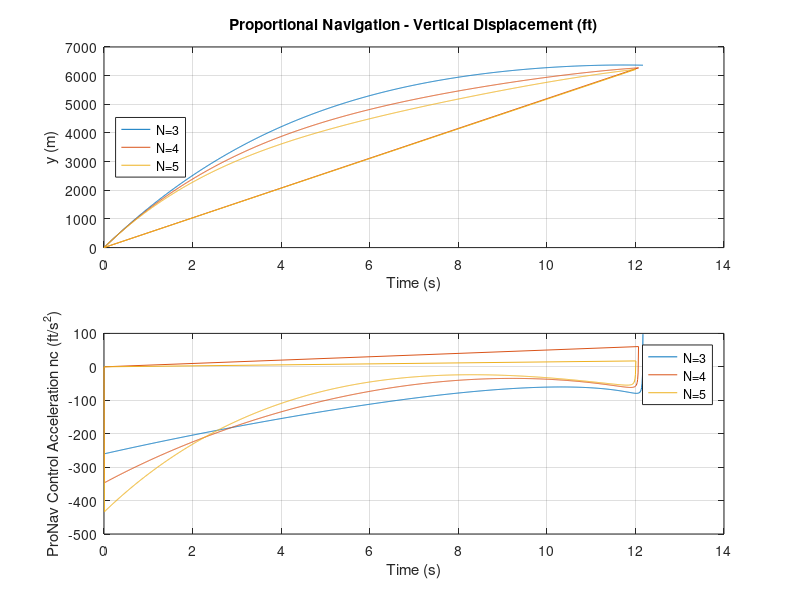
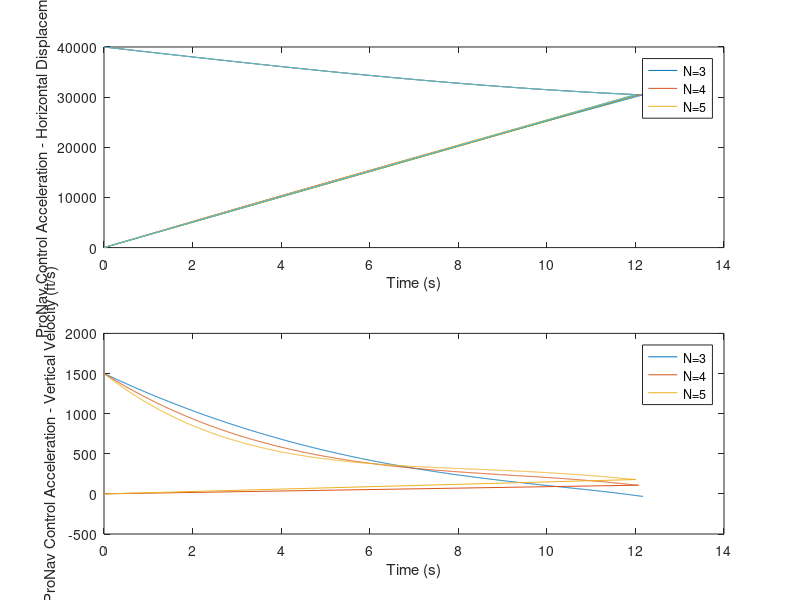
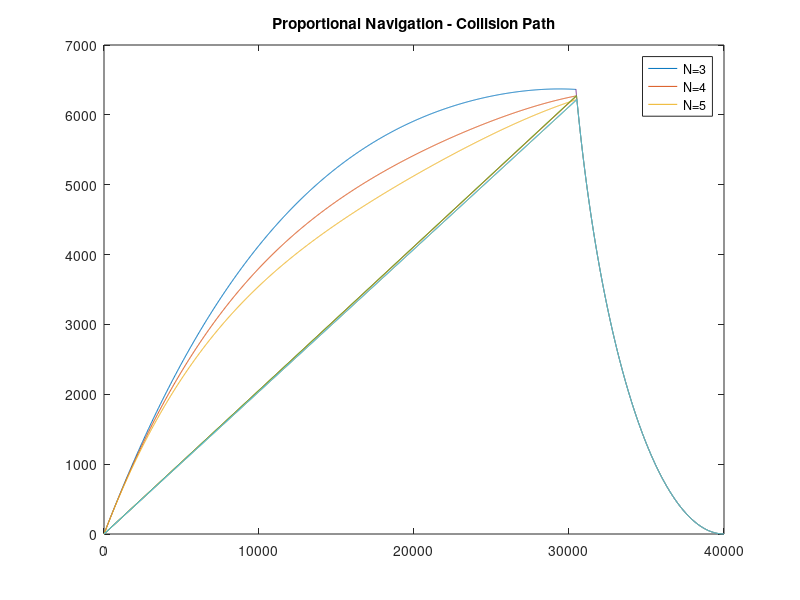

The MATLAB script that drew these images, in order:
close all
clear
g = 32.174;         % gravitational accel
% Simulation parameters
nt = 3 * g;         % acceleration of target
Nvalues = [3 4 5];  % guidance gain
he = deg2rad(30);   % heading error
augmented = true;
dt = 0.01;
dtfine = 0.0001;

% Constants
vm = 3000;      % Missile velocity (ft/s)
vt = 1000;      % Target velocity (ft/s)
R0 = 40000;     % Initial range (ft)

for N = Nvalues
    % Initial conditions
    xm(1,N-2) = 0;        % Missile initial x position (ft)
    ym(1,N-2) = 0;        % Missile initial y position (ft)
    xt(1,N-2) = R0;       % Target initial x position (ft)
    yt(1,N-2) = 0;        % Target initial y position (ft)
    beta = 0;       % Target FPA
    i = 1;


    % Target velocity components
    Vtx(i,N-2) = -vt*cos(beta);
    Vty(i,N-2) = vt*sin(beta);
    
    % Relative positions
    Rx(i,N-2) = xt(i,N-2) - xm(i,N-2);
    Ry(i,N-2) = yt(i,N-2) - ym(i,N-2);
    R(i,N-2) = sqrt(Rx(i,N-2)^2 + Ry(i,N-2)^2);
    
    % calculate angles
    lambda = atan2(Ry(i,N-2),Rx(i,N-2));
    L = asin(vt*sin(beta+lambda)/vm);  
    theta = lambda + L;

    % mission velocity
    Vmx(i,N-2) = vm*cos(theta + he);
    Vmy(i,N-2) = vm*sin(theta + he);
    Vx = Vtx(i,N-2) - Vmx(i,N-2);     % relative velocity, x_hat
    Vy = Vty(i,N-2) - Vmy(i,N-2);     % relative velocity, y_hat
    Vc = -(Rx(i,N-2)*Vx + Ry(i,N-2)*Vy)/R(i,N-2);  % closing velocity
    lambdad = (Rx(i,N-2)*Vy-Ry(i,N-2)*Vx)/(R(i,N-2)^2);
    tgo = R(i,N-2)/Vc;
    ZEM = Vc * tgo;

    T(i,N-2) = 0;
    while Vc > 0
        % Simulation loop for different guidance laws and initial conditions       
        i= i+1;
        if Vc <=1000
            dt = dtfine;
        end
        if augmented
            nc(i,N-2) = N*Vc*lambdad + 0.5*N*nt;
        else
            nc(i,N-2) = N*Vc*lambdad;
            %nc(i,N-2) = N*ZEM/tgo^2;
        end
        % acceleration components
        amx = -nc*sin(lambda);
        amy = nc*cos(lambda);
        
        betad = nt/vt;
        beta = beta + dt*betad;
        Vtx(i,N-2) = -vt*cos(beta);
        Vty(i,N-2) = vt*sin(beta);  
        Vmx(i,N-2) = Vmx(i-1,N-2) + dt*amx(i,N-2);
        Vmy(i,N-2) = Vmy(i-1,N-2) + dt*amy(i,N-2);
        
        xt(i,N-2) = xt(i-1) + dt*Vtx(i,N-2);
        yt(i,N-2) = yt(i-1) + dt*Vty(i,N-2);
        xm(i,N-2) = xm(i-1,N-2) + dt*Vmx(i,N-2);
        ym(i,N-2) = ym(i-1,N-2) + dt*Vmy(i,N-2);
        Rx(i,N-2) = xt(i,N-2) - xm(i,N-2);
        Ry(i,N-2) = yt(i,N-2) - ym(i,N-2);
        R(i,N-2) = sqrt(Rx(i,N-2)^2 + Ry(i,N-2)^2);
        Vx = Vtx(i,N-2) - Vmx(i,N-2);
        Vy = Vty(i,N-2) - Vmy(i,N-2);
        lambda = atan2(Ry(i,N-2),Rx(i,N-2));
        lambdad = (Rx(i,N-2)*Vy-Ry(i,N-2)*Vx)/(R(i,N-2)^2);
        T(i,N-2) = T(i-1,N-2) + dt;
        % Calculate closing velocity
        Vc = -(Rx(i,N-2)*Vx + Ry(i,N-2)*Vy)/R(i,N-2);     
%         tgo = R(i,N-2)/Vc;
%         ZEM = Vc * tgo;
        end 
    end

% Plot results for PN
figure(1);
subplot(2, 1, 1);
plot(T, ym);
xlabel('Time (s)');
ylabel('y (m)');
title('Proportional Navigation - Vertical Displacement (ft)');
legend('N=3', 'N=4', 'N=5','Location','west');
grid on;

subplot(2,1,2);
plot(T,xm,T,xt)
xlabel('Time (s)');
ylabel('ProNav Control Acceleration nc (ft/s^2)');
legend('N=3', 'N=4', 'N=5');
subplot(2, 1, 2);
plot(T, nc, 'DisplayName', ['N = ', num2str(N)]);
xlabel('Time (s)');
ylabel('ProNav Control Acceleration nc (ft/s^2)');
legend('N=3', 'N=4', 'N=5');
grid on;

figure(2)
subplot(2,1,1);
plot(T,xm,T,xt)
xlabel('Time (s)');
ylabel('ProNav Control Acceleration - Horizontal Displacement (ft)');
legend('N=3', 'N=4', 'N=5');

subplot(2,1,2)
plot(T,Vmy)
xlabel('Time (s)');
ylabel('ProNav Control Acceleration - Vertical Velocity (ft/s)');
legend('N=3', 'N=4', 'N=5');

figure(4)
plot(xm,ym,xt,yt)
legend('N=3', 'N=4', 'N=5');
title('Proportional Navigation - Collision Path');
